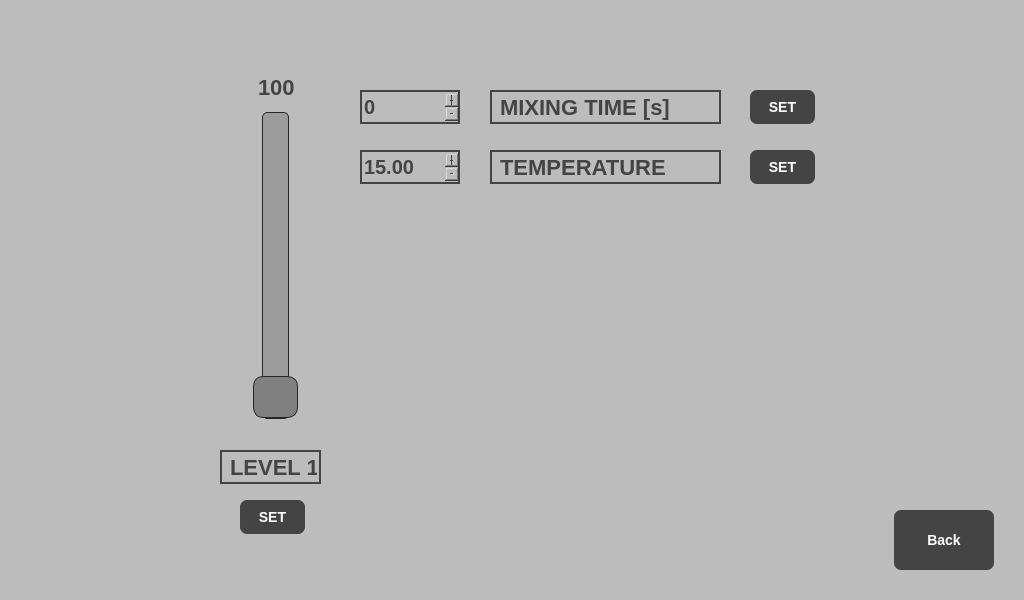
<?xml version="1.0" encoding="UTF-8"?>
<ui version="4.0">
 <class>SetPointwindow</class>
 <widget class="QWidget" name="SetPointwindow">
  <property name="geometry">
   <rect>
    <x>0</x>
    <y>0</y>
    <width>1024</width>
    <height>600</height>
   </rect>
  </property>
  <property name="windowTitle">
   <string>Form</string>
  </property>
  <property name="styleSheet">
   <string notr="true">#SetPointwindow{
	background: rgb(188,188,188);
}
QPushButton{
	outline : 0px;
	font: bold 14px;
	color: white;
	background: rgb(68, 68, 68);
	border-radius: 7px;
}

QPushButton:pressed{ 
	background:rgb(134, 134, 134) ;
}
QPushButton:disabled {
	background:rgb(134, 134, 134) ;	
	color: rgb(68, 68, 68);
}</string>
  </property>
  <widget class="QPushButton" name="backButton">
   <property name="geometry">
    <rect>
     <x>894</x>
     <y>510</y>
     <width>100</width>
     <height>60</height>
    </rect>
   </property>
   <property name="text">
    <string>Back</string>
   </property>
  </widget>
  <widget class="QSlider" name="level1Slider">
   <property name="geometry">
    <rect>
     <x>240</x>
     <y>110</y>
     <width>71</width>
     <height>311</height>
    </rect>
   </property>
   <property name="styleSheet">
    <string notr="true">QSlider{
	padding: 2px;
}
QSlider::groove:vertical {
    border: 1px solid #262626;
    width: 25px;
    background: rgb(156, 156, 156);
	margin: 0 12px;
	border-radius: 5px;
}
QSlider::handle:vertical {
    background: gray;
    height: 40px;
	border: 1px solid #262626;
	margin: 0px -10px 0px;
	border-radius: 10px;
}
QSlider::add-page:vertical{
	border: 1px solid #262626;
    width: 15px;
    background: rgb(51, 196, 38);
	margin: 0 12px;
	border-radius: 5px;
}</string>
   </property>
   <property name="maximum">
    <number>100</number>
   </property>
   <property name="value">
    <number>0</number>
   </property>
   <property name="orientation">
    <enum>Qt::Vertical</enum>
   </property>
  </widget>
  <widget class="QSpinBox" name="timeSetPoint">
   <property name="geometry">
    <rect>
     <x>360</x>
     <y>90</y>
     <width>100</width>
     <height>34</height>
    </rect>
   </property>
   <property name="styleSheet">
    <string notr="true">QSpinBox{
	background: rgb(188,188,188);
	font: bold 20px;
	color: rgb(68, 68, 68);
	border: 2px solid rgb(68, 68, 68);
}
QSpinBox::up-button{
	font: bold 50px;
}
</string>
   </property>
   <property name="wrapping">
    <bool>false</bool>
   </property>
   <property name="frame">
    <bool>true</bool>
   </property>
   <property name="buttonSymbols">
    <enum>QAbstractSpinBox::PlusMinus</enum>
   </property>
   <property name="minimum">
    <number>0</number>
   </property>
   <property name="maximum">
    <number>255</number>
   </property>
  </widget>
  <widget class="QDoubleSpinBox" name="temperatureSetPoint">
   <property name="geometry">
    <rect>
     <x>360</x>
     <y>150</y>
     <width>100</width>
     <height>34</height>
    </rect>
   </property>
   <property name="styleSheet">
    <string notr="true">QDoubleSpinBox{
	background: rgb(188,188,188);
	font: bold 20px;
	color: rgb(68, 68, 68);
	border: 2px solid rgb(68, 68, 68);
}
QDoubleSpinBox::up-button{
	font: bold 50px;
}
</string>
   </property>
   <property name="wrapping">
    <bool>false</bool>
   </property>
   <property name="frame">
    <bool>true</bool>
   </property>
   <property name="buttonSymbols">
    <enum>QAbstractSpinBox::PlusMinus</enum>
   </property>
   <property name="minimum">
    <double>15.000000000000000</double>
   </property>
   <property name="value">
    <double>15.000000000000000</double>
   </property>
  </widget>
  <widget class="QLabel" name="OutputB1Label">
   <property name="geometry">
    <rect>
     <x>490</x>
     <y>90</y>
     <width>231</width>
     <height>34</height>
    </rect>
   </property>
   <property name="styleSheet">
    <string notr="true">QLabel{
	font: bold 22px;
	color: rgb(68, 68, 68);
	border: 2px solid rgb(68, 68, 68);
	padding: 2px;
	qproperty-alignment: AlignCenter;
}</string>
   </property>
   <property name="text">
    <string>MIXING TIME [s]</string>
   </property>
  </widget>
  <widget class="QLabel" name="OutputB1Label_2">
   <property name="geometry">
    <rect>
     <x>490</x>
     <y>150</y>
     <width>231</width>
     <height>34</height>
    </rect>
   </property>
   <property name="styleSheet">
    <string notr="true">QLabel{
	font: bold 22px;
	color: rgb(68, 68, 68);
	border: 2px solid rgb(68, 68, 68);
	padding: 2px;
	qproperty-alignment: AlignCenter;
}</string>
   </property>
   <property name="text">
    <string>TEMPERATURE</string>
   </property>
  </widget>
  <widget class="QLabel" name="OutputB1Label_3">
   <property name="geometry">
    <rect>
     <x>220</x>
     <y>450</y>
     <width>101</width>
     <height>34</height>
    </rect>
   </property>
   <property name="styleSheet">
    <string notr="true">QLabel{
	font: bold 22px;
	color: rgb(68, 68, 68);
	border: 2px solid rgb(68, 68, 68);
	padding: 2px;
	qproperty-alignment: AlignCenter;
}</string>
   </property>
   <property name="text">
    <string>LEVEL 1</string>
   </property>
  </widget>
  <widget class="QLabel" name="level1">
   <property name="geometry">
    <rect>
     <x>250</x>
     <y>70</y>
     <width>51</width>
     <height>34</height>
    </rect>
   </property>
   <property name="styleSheet">
    <string notr="true">QLabel{
	font: bold 22px;
	color: rgb(68, 68, 68);
	padding: 2px;
	qproperty-alignment: AlignCenter;
}</string>
   </property>
   <property name="text">
    <string>100</string>
   </property>
  </widget>
  <widget class="QPushButton" name="setLevel1Button">
   <property name="geometry">
    <rect>
     <x>240</x>
     <y>500</y>
     <width>65</width>
     <height>34</height>
    </rect>
   </property>
   <property name="text">
    <string>SET</string>
   </property>
  </widget>
  <widget class="QPushButton" name="setTimeButton">
   <property name="geometry">
    <rect>
     <x>750</x>
     <y>90</y>
     <width>65</width>
     <height>34</height>
    </rect>
   </property>
   <property name="text">
    <string>SET</string>
   </property>
  </widget>
  <widget class="QPushButton" name="setTemperatureButton">
   <property name="geometry">
    <rect>
     <x>750</x>
     <y>150</y>
     <width>65</width>
     <height>34</height>
    </rect>
   </property>
   <property name="text">
    <string>SET</string>
   </property>
  </widget>
 </widget>
 <resources/>
 <connections/>
</ui>
